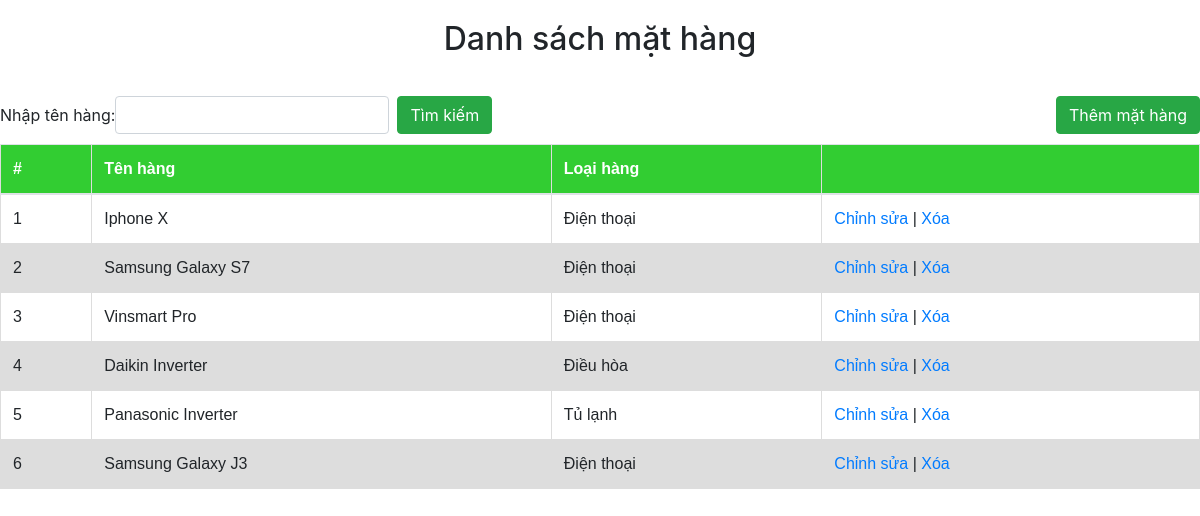
The page / on the database its author committed.
### tables this page shows
CREATE TABLE `products` (
  `id` int NOT NULL,
  `name` varchar(50) DEFAULT NULL,
  `sector` varchar(50) DEFAULT NULL,
  `price` int DEFAULT NULL,
  `quantity` int DEFAULT NULL,
  `description` text
);

### src/Controllers/ProductController.php (called while the page is built, shortened)
<?php
class ProductController extends BaseController
{
    public function index()
    {
        $products = parent::index();
        include "src/Views/layout/page.php";
    }
}

### src/Controllers/BaseController.php (called while the page is built, shortened)
<?php
class BaseController
{
    protected $model;
    public function __construct($model)
    {
        $this->model = $model;
    }
    public function index()
    {
        return $this->model->getAll();
    }
}

### src/Models/BaseModel.php (called while the page is built, shortened)
<?php
class BaseModel
{
    protected $connect;
    protected $table;
    public function __construct($table)
    {
        $this->table = $table;
        $this->dbConnect = new DBConnect();
        $this->connect = $this->dbConnect->connect();
    }
    public function getAll()
    {
        $sql = "SELECT * FROM $this->table";
        $stmt = $this->connect->query($sql);
        return $stmt->fetchAll();
    }
}

### src/Models/DBConnect.php (called while the page is built, shortened)
<?php
class DBConnect
{
    protected $dsn;
    protected $user;
    protected $password;
    public function __construct()
    {
        $this->dsn = "mysql:host=localhost;dbname=ThucHanh;charset=utf8";
        $this->user = "root";
        $this->password = "longga97";
    }
    public function connect()
    {
        try {
            return new PDO($this->dsn, $this->user, $this->password);
        } catch (PDOException $e) {
            echo $e->getMessage();
            exit();
        }
    }
}

### src/Views/layout/page.php (the view, shortened to what this page needs)
<!doctype html>
<html lang="en">
<head>
    <link rel="stylesheet" href="https://maxcdn.bootstrapcdn.com/bootstrap/4.3.1/css/bootstrap.min.css">
</head>
<body>
<h2 style="text-align: center; margin-top: 20px">Danh sách mặt hàng</h2>
<div id="left">
    <form method="get" class="form-inline my-2 my-lg-0">
        <span>Nhập tên hàng:</span>
        <input class="form-control mr-sm-2" type="search" value="<?php echo $_REQUEST['search'] ?? '' ?>"
               name="search" aria-label="Search">
        <button class="btn btn-success" type="submit">Tìm kiếm</button>
    </form>
</div>
<div id="right"><a href="index.php?page=product-create" type="button" class="btn btn-success">Thêm mặt hàng</a></div>
<table class="table">
    <thead>
    <tr>
        <th scope="col">#</th>
        <th scope="col">Tên hàng</th>
        <th scope="col">Loại hàng</th>
        <th scope="col"></th>
    </tr>
    </thead>
    <tbody>
    <?php if (isset($products)) {
        foreach ($products as $key => $product): ?>
            <tr>
                <td><?php echo ++$key ?></td>
                <td><?php echo $product['name'] ?></td>
                <td><?php echo $product['sector'] ?></td>
                <td><a href="index.php?page=product-update&id=<?php echo $product['id'] ?>">Chỉnh sửa</a> |
                    <a href="index.php?page=product-delete&id=<?php echo $product['id'] ?>">Xóa</a>
                </td>
            </tr>
        <?php endforeach;
    } ?>
    </tbody>
</table>
</body>
</html>

### index.php (shortened to what this page needs)
<?php
$productController = new Controllers\ProductController();
$page = $_GET['page'] ?? "";
switch ($page) {
    default:
        if (isset($_GET['search'])) {
            $productController->search($_GET['search']);
        } else {
            $productController->index();
        }
}
include "src/Views/layout/footer.php";

### src/Views/layout/footer.php (shortened to what this page needs)
</body>
</html>

### src/Views/layout/page.php (style rules this page uses)
#right { float: right; margin-top: 30px; margin-bottom: 10px; }
#left { float: left; margin-top: 30px; margin-bottom: 10px; }
th { background: limegreen; color: white; }
table { font-family: arial, sans-serif; border-collapse: collapse; width: 100%; }
td, th { border: 1px solid #dddddd; text-align: left; padding: 8px; }
tr:nth-child(even) { background-color: #dddddd; }

### rows shown on the page
products: name "Iphone X", sector "Điện thoại"
products: name "Samsung Galaxy S7", sector "Điện thoại"
products: name "Vinsmart Pro", sector "Điện thoại"
products: name "Daikin Inverter", sector "Điều hòa"
products: name "Panasonic Inverter", sector "Tủ lạnh"
products: name "Samsung Galaxy J3", sector "Điện thoại"
